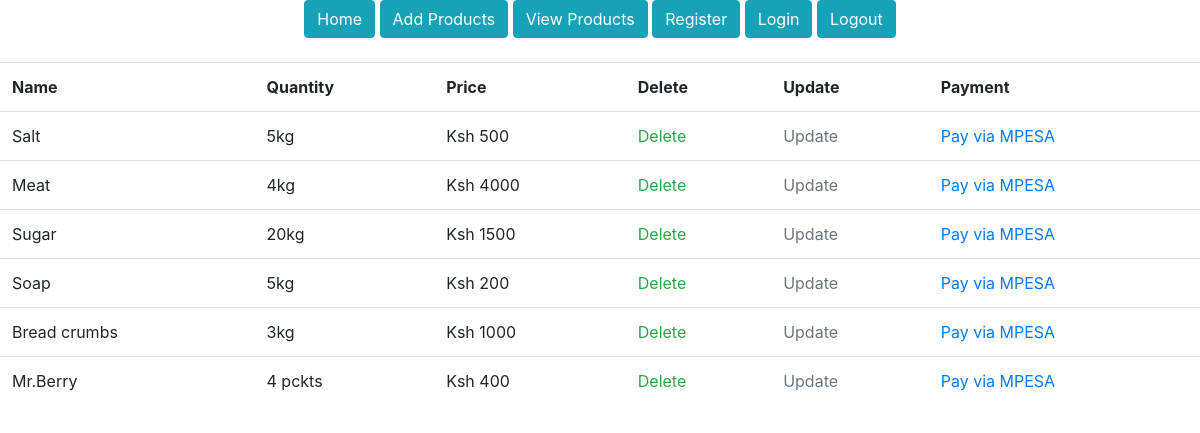
The page /products/ (signed in) on the database as committed earlier.
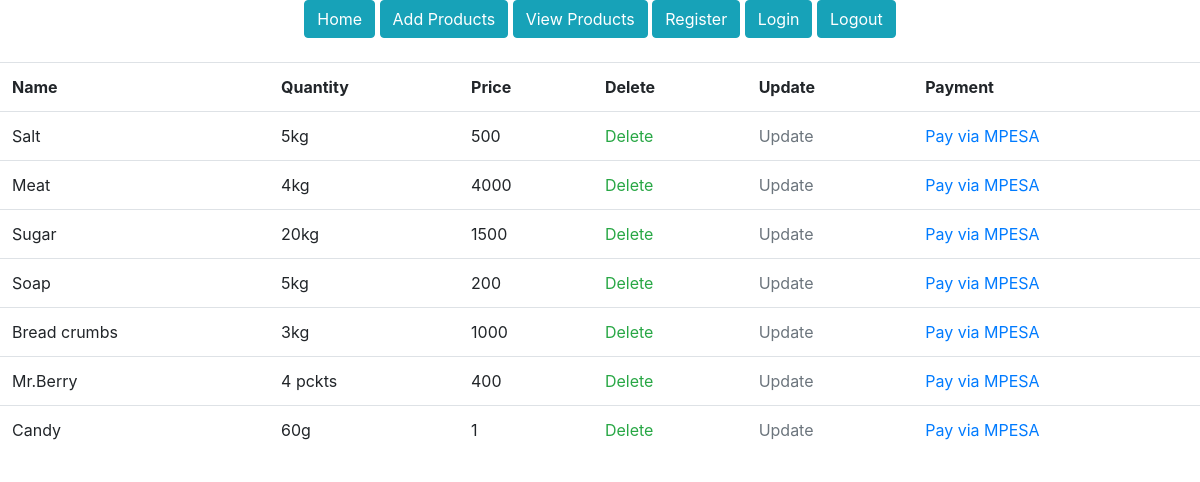
The same page on the database as committed later.
### morningDjangoProject/models.py (models this page shows)
class Product(models.Model):
    prod_name = models.CharField(max_length=30, blank=False, null=False)
    prod_quantity = models.CharField(max_length=30, blank=False, null=False)
    prod_price = models.CharField(max_length=30, blank=False, null=False)

### morningDjangoProject/views.py (the view)
# urls.py: path('products/', general_views.view_products, name='products'),
@login_required
def view_products(request):
    products = Product.objects.all()
    return render(request, 'products.html', {'products': products})

### templates/products.html
{% extends 'base.html' %}
{% load static %}
{% block content %}
    <section class="products-section">
        <div class="products-section-container">
            <table class="table">
                <tr >
                    <th>Name</th>
                    <th>Quantity</th>
                    <th>Price</th>
                    <th>Delete</th>
                    <th>Update</th>
                    <th>Payment</th>
                </tr>
                {% for product in products %}
                    <tr>
                        <td>{{ product.prod_name }}</td>
                        <td>{{ product.prod_quantity }}</td>
                        <td>{{ product.prod_price }}</td>
                        <td><a href="/delete-product/{{ product.id }}" class="text-success">Delete</a></td>
                        <td><a href="/update-product/{{ product.id }}" class="text-secondary">Update</a></td>
                        <td><a href="/pay/{{ product.id }}">Pay via MPESA</a></td>
                    </tr>
                {% endfor %}
            </table>
        </div>
    </section>
{% endblock %}

### templates/base.html (shortened to what this page needs)
<!DOCTYPE html>
<html lang="en">
<head>
    {% load static %}
    {% load crispy_forms_tags %}
    <link rel="stylesheet" href="{% static 'bootstrap/css/bootstrap.css' %}">
</head>
<body>
<section class="navigation-section">
    <div class="navigation-section-container d-flex justify-content-center mb-4">
        <nav class="navigation">
            <a href="{% url 'home' %}"><button class="btn btn-info">Home</button></a>
            <a href="{% url 'add-product' %}"><button class="btn btn-info">Add Products</button></a>
            <a href="{% url 'products' %}"><button class="btn btn-info">View Products</button></a>
            <a href="{% url 'register' %}"><button class="btn btn-info">Register</button></a>
            <a href="{% url 'login' %}"><button class="btn btn-info">Login</button></a>
            <a href="{% url 'logout' %}"><button class="btn btn-info">Logout</button></a>
        </nav>
    </div>
</section>
{% block content %}
{% endblock %}
</body>
</html>

Rows that differ between the two databases and show on the page:
changed Product "Salt": prod_price "Ksh 500" → "500"
changed Product "Meat": prod_price "Ksh 4000" → "4000"
changed Product "Sugar": prod_price "Ksh 1500" → "1500"
changed Product "Soap": prod_price "Ksh 200" → "200"
changed Product "Bread crumbs": prod_price "Ksh 1000" → "1000"
changed Product "Mr.Berry": prod_price "Ksh 400" → "400"
added Product: prod_name "Candy", prod_quantity "60g", prod_price "1"
